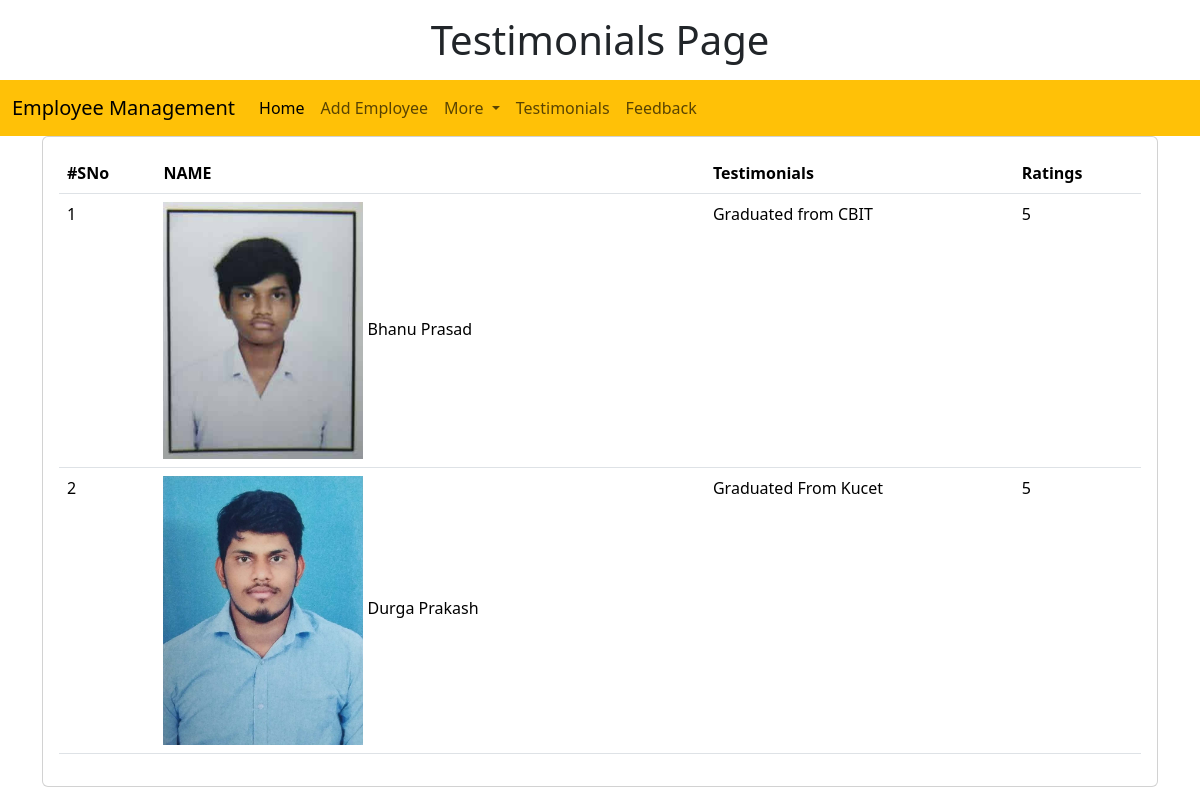
Page /emp/testimonials/ on the committed database.
### emp/models.py (models this page shows, shortened)
class Testimonial(models.Model):
    name=models.CharField(max_length=200)
    testimonial=models.TextField()
    picture=models.ImageField(upload_to="testimonials/")
    rating=models.IntegerField(max_length=1)

### emp/views.py (the view)
# urls.py: path("testimonials/",testimonials),
def testimonials(request):
    testi =Testimonial.objects.all()
    return render(request,"emp/testimonials.html",{
        'testi':testi
    })

### templates/emp/testimonials.html (shortened to what this page needs)
<!doctype html>
<html lang="en">
<head>
    <link href="https://cdn.jsdelivr.net/npm/bootstrap@5.3.3/dist/css/bootstrap.min.css" rel="stylesheet">
</head>
<body>
    <h1 class="text-center my-3">Testimonials Page</h1>
    {% include 'emp/navbar.html' %}
    <div class="container">
        <div class="row">
            <div class="col-md-12">
                <div class="card">
                    <div class="card-body">
                        <table class="table">
                            <thead>
                                <tr>
                                    <th>
                                        #SNo
                                    </th>
                                    <th>
                                        NAME
                                    </th>
                                    <th>
                                        Testimonials
                                    </th>
                                    <th>
                                        Ratings
                                    </th>
                                </tr>
                            </thead>
                            <tbody>
                                {% for t in testi %}
                                <tr>
                                    <td>
                                        {{forloop.counter}}
                                    </td>
                                    <td>
                                        <img style="max-width: 200px;;" src="/media/{{t.picture}}" alt=""> {{t.name}}
                                    </td>
                                    <td>
                                        {{t.testimonial}}
                                    </td>
                                    <td>
                                        {{t.rating}}
                                    </td>
                                </tr>
                                {% endfor %}
                            </tbody>
                        </table>
                    </div>
                </div>
            </div>
        </div>
    </div>
</body>
</html>

### templates/emp/navbar.html (shortened to what this page needs)
<nav class="navbar navbar-expand-lg bg-warning">
    <div class="container-fluid">
        <a class="navbar-brand" href="#">Employee Management</a>
        <div class="collapse navbar-collapse" id="navbarSupportedContent">
            <ul class="navbar-nav me-auto mb-2 mb-lg-0">
                <li class="nav-item">
                    <a class="nav-link active" aria-current="page" href="/emp/home">Home</a>
                </li>
                <li class="nav-item">
                    <a class="nav-link" href="/emp/add-emp/">Add Employee</a>
                </li>
                <li class="nav-item dropdown">
                    <a class="nav-link dropdown-toggle" href="#" role="button" data-bs-toggle="dropdown" aria-expanded="false">
              More
            </a>
                </li>
                <li class="nav-item">
                    <a class="nav-link" href="/emp/testimonials/">Testimonials</a>
                </li>
                <li class="nav-item">
                    <a class="nav-link" href="/emp/feedback/">Feedback</a>
                </li>
            </ul>
        </div>
    </div>
</nav>

### rows in the picture
Testimonial: picture (picture), name "Bhanu Prasad", testimonial "Graduated from CBIT", rating "5"
Testimonial: picture (picture), name "Durga Prakash", testimonial "Graduated From Kucet", rating "5"
